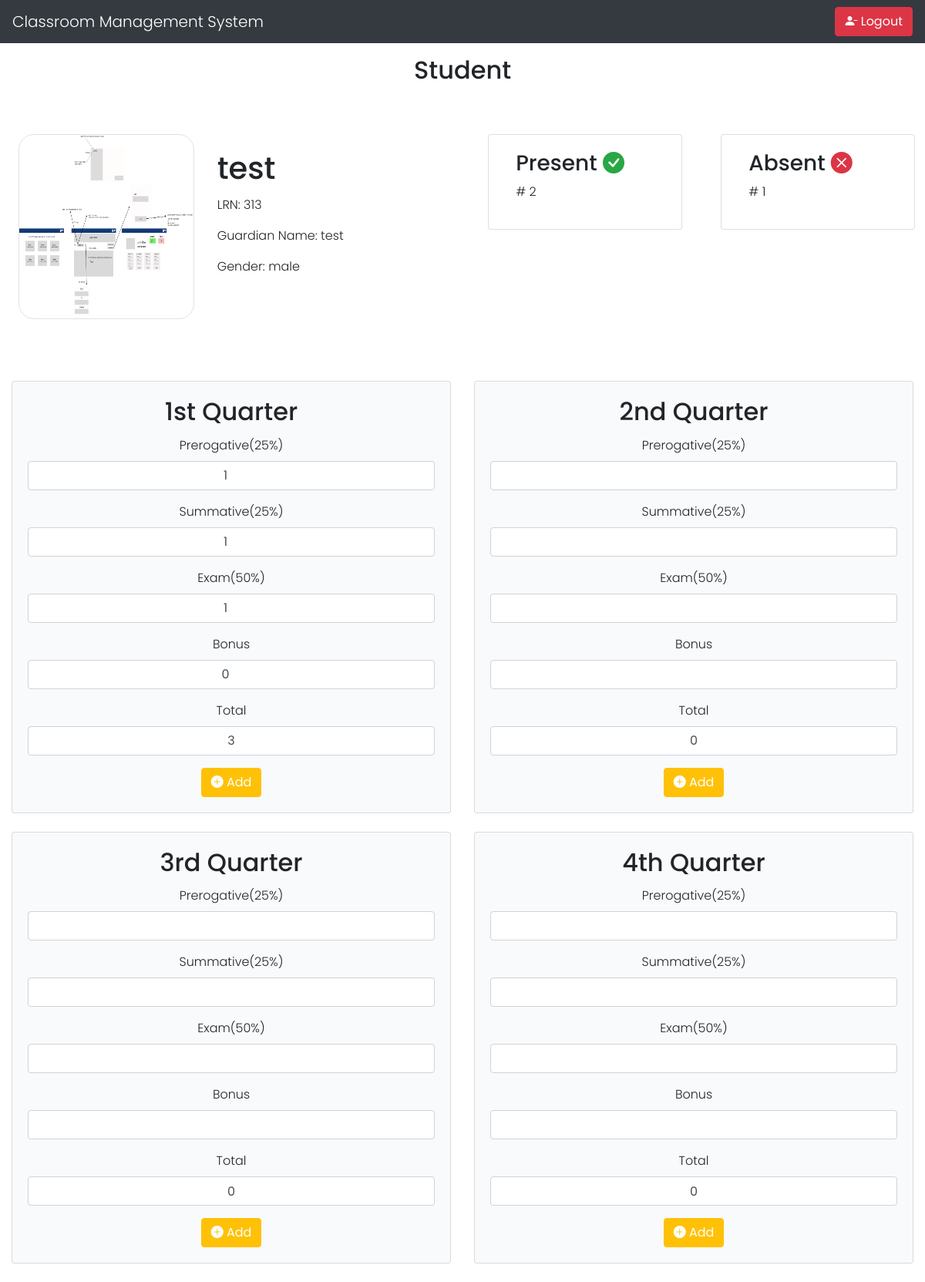
Before: /student_grade.php?class_member_id=15 (signed in) with the older database file.
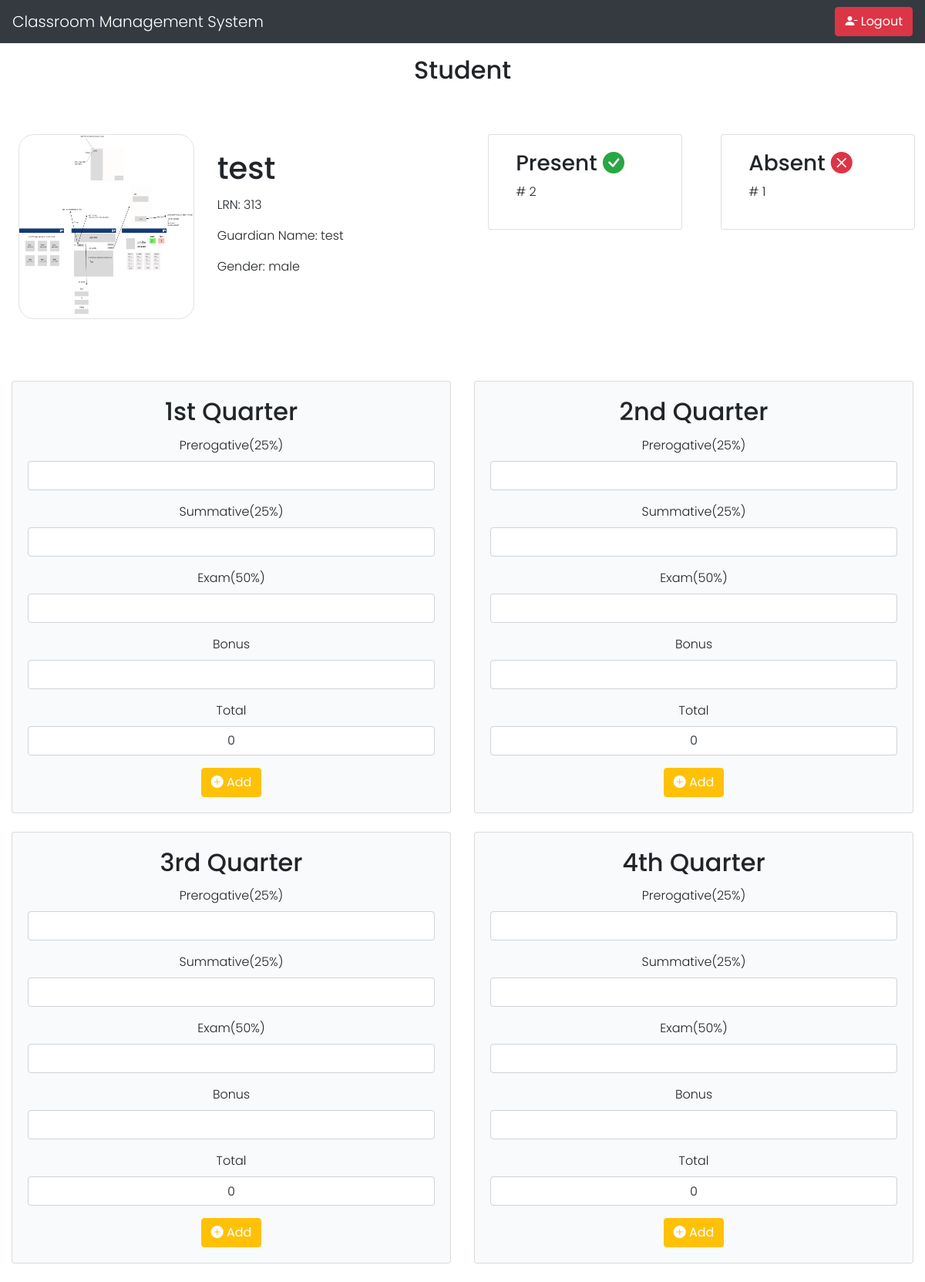
After: the same page with the newer database file.
### tables this page shows
CREATE TABLE `class_grade` (
  `grade_id` int(11) NOT NULL,
  `class_id` int(11) NOT NULL,
  `student_id` int(11) NOT NULL,
  `prerogative` float NOT NULL,
  `summative` float NOT NULL,
  `bonus` float NOT NULL,
  `exam` float NOT NULL,
  `total` float NOT NULL,
  `quarter` varchar(50) NOT NULL
);

### student_grade.php (the view, shortened to what the changed rows need)
<?php
include 'mysql_connect.php';
?>
<!DOCTYPE html>
<html lang="en">
<head>
</head>
<link rel="stylesheet" href="https://maxcdn.bootstrapcdn.com/bootstrap/4.5.2/css/bootstrap.min.css">
<link rel="stylesheet" href="https://cdn.jsdelivr.net/npm/bootstrap-icons@1.9.1/font/bootstrap-icons.css">
<body>
    <div class="container mt-3">
        <h2 class="text-center">Student</h2>
    </div>
    <div class="container-fluid mt-5 px-3 py-3">
        <div class="row">
            <div class="card mb-3 border-0 ml-2  col-md-6">
                <?php
                $class_member_id = $_GET["class_member_id"];
                $query =  "SELECT *
                    FROM class_member
                    INNER JOIN student ON class_member.student_id=student.id
                    INNER JOIN class ON class_member.class_id=class.class_id
                    WHERE class_member.class_member_id = " . $class_member_id;
                $res = mysqli_query($conn, $query);
                $classMemberDetails = mysqli_fetch_assoc($res);
                ?>
                <div class="row no-gutters">
                    <div class="col-md-8">
                        <div class="card-body ml-lg-5">
                            <h1 class="card-title"><?php echo $classMemberDetails['fullname']; ?></h1>
                        </div>
                    </div>
                </div>
            </div>
        </div>
    </div>
    <div class="container-fluid text-center mt-5">
        <div class="row row-cols-1 row-cols-md-2">
            <div class="col mb-4">
                <div class="card" style="background-color: #F8FAFB;">
                    <div class="card-body">
                        <h2 class="card-title">1st Quarter</h2>
                        <?php
                        $query =  "SELECT *
                        FROM class_grade
                        WHERE student_id =" . $classMemberDetails['id'] . " AND class_id=" . $classMemberDetails['class_id'] . " AND quarter ='1st Quarter'";
                        $res = mysqli_query($conn, $query);
                        $firstQuarter =  mysqli_fetch_assoc($res);
                        ?>
                        <form method="POST">
                            <div class="form-group">
                                <label for="prerogative1">Prerogative(25%)</label>
                                <input type="number" class="form-control text-center" onchange="onChange1()" value="<?php echo $firstQuarter['prerogative'] ?>" id="prerogative1" name="prerogative1">
                            </div>
                            <div class="form-group">
                                <label for="summative1">Summative(25%)</label>
                                <input type="number" class="form-control text-center" onchange="onChange1()" value="<?php echo $firstQuarter['summative'] ?>" id="summative1" name="summative1">
                            </div>
                            <div class="form-group">
                                <label for="exam1">Exam(50%)</label>
                                <input type="number" class="form-control text-center" onchange="onChange1()" id="exam1" name="exam1" value="<?php echo $firstQuarter['exam'] ?>">
                            </div>
                            <div class="form-group">
                                <label for="bonus1">Bonus</label>
                                <input type="number" class="form-control text-center" onchange="onChange1()" id="bonus1" name="bonus1" value="<?php echo $firstQuarter['bonus'] ?>">
                            </div>
                            <div class="form-group">
                                <label for="total1">Total</label>
                                <input type="text" class="form-control text-center" value="<?php
                                                                                            if (mysqli_num_rows($res) > 0) {
                                                                                                if ($firstQuarter['total'] >= 0) {
                                                                                                    echo $firstQuarter['total'];
                                                                                                }
                                                                                            } else {
                                                                                                echo 0;
                                                                                            }
                                                                                            ?>" id="total1" name="total1">
                            </div>
                        </form>
                    </div>
                </div>
            </div>
            <div class="col mb-4">
                <div class="card" style="background-color: #F8FAFB;">
                    <div class="card-body">
                        <h2 class="card-title">2nd Quarter</h2>
                    </div>
                </div>
            </div>
            <div class="col mb-4">
                <div class="card" style="background-color: #F8FAFB;">
                    <div class="card-body">
                        <h2 class="card-title">3rd Quarter</h2>
                    </div>
                </div>
            </div>
            <div class="col mb-4">
                <div class="card" style="background-color: #F8FAFB;">
                    <div class="card-body">
                        <h2 class="card-title">4th Quarter</h2>
                    </div>
                </div>
            </div>
</body>
</html>

Changed rows visible on the page:
removed class_grade: prerogative1 "1", summative1 "1", exam1 "1", bonus1 "0", total1 "3"
Other visible differences:
form field total1: (not shown) → "0"
